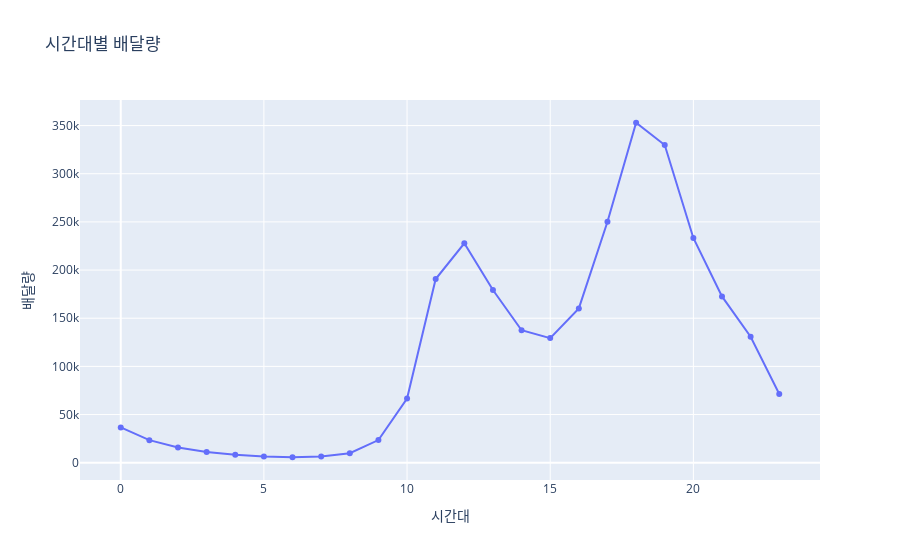

Notebook code cell kept with this figure:
### Code cell
x = dt['시간대']
y = dt['통화건수 합']
fig = go.Figure()
fig.add_trace(go.Scatter(x=x, y=y,mode='lines+markers', name='lines+markers'))
fig.update_layout(title='시간대별 배달량',
                   xaxis_title='시간대',
                   yaxis_title='배달량')
fig.show()

### Figure 1 — Plotly figure (JSON) as saved in the notebook; plotly's stock layout.template omitted (floating-point values rounded to 4 significant figures)
{"data": [{"mode": "lines+markers", "name": "lines+markers", "type": "scatter", "x": [0, 1, 2, 3, 4, 5, 6, 7, 8, 9, 10, 11, 12, 13, 14, 15, 16, 17, 18, 19, 20, 21, 22, 23], "y": [36618, 23401, 15851, 11056, 8313, 6571, 5675, 6583, 9856, 23539, 66669, 190701, 227835, 179271, 137515, 129367, 160221, 250201, 352925, 329804, 233349, 172641, 130828, 71331]}], "layout": {"title": {"text": "시간대별 배달량"}, "xaxis": {"title": {"text": "시간대"}}, "yaxis": {"title": {"text": "배달량"}}}}
